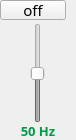
                 <widget class="QFrame" name="frame_56">
                  <property name="minimumSize">
                   <size>
                    <width>76</width>
                    <height>140</height>
                   </size>
                  </property>
                  <property name="maximumSize">
                   <size>
                    <width>76</width>
                    <height>140</height>
                   </size>
                  </property>
                  <property name="frameShape">
                   <enum>QFrame::NoFrame</enum>
                  </property>
                  <property name="frameShadow">
                   <enum>QFrame::Raised</enum>
                  </property>
                  <layout class="QVBoxLayout" name="verticalLayout_32">
                   <property name="spacing">
                    <number>3</number>
                   </property>
                   <property name="leftMargin">
                    <number>0</number>
                   </property>
                   <property name="topMargin">
                    <number>0</number>
                   </property>
                   <property name="rightMargin">
                    <number>0</number>
                   </property>
                   <property name="bottomMargin">
                    <number>0</number>
                   </property>
                   <item>
                    <widget class="QPushButton" name="switch_50">
                     <property name="enabled">
                      <bool>true</bool>
                     </property>
                     <property name="minimumSize">
                      <size>
                       <width>66</width>
                       <height>20</height>
                      </size>
                     </property>
                     <property name="maximumSize">
                      <size>
                       <width>65</width>
                       <height>20</height>
                      </size>
                     </property>
                     <property name="font">
                      <font>
                       <family>PF BeauSans Pro</family>
                       <pointsize>11</pointsize>
                       <bold>false</bold>
                      </font>
                     </property>
                     <property name="text">
                      <string>off</string>
                     </property>
                     <property name="checkable">
                      <bool>true</bool>
                     </property>
                     <property name="checked">
                      <bool>false</bool>
                     </property>
                    </widget>
                   </item>
                   <item alignment="Qt::AlignHCenter">
                    <widget class="QSlider" name="slider_50">
                     <property name="enabled">
                      <bool>false</bool>
                     </property>
                     <property name="minimumSize">
                      <size>
                       <width>45</width>
                       <height>100</height>
                      </size>
                     </property>
                     <property name="styleSheet">
                      <string notr="true"/>
                     </property>
                     <property name="minimum">
                      <number>-50</number>
                     </property>
                     <property name="maximum">
                      <number>50</number>
                     </property>
                     <property name="value">
                      <number>0</number>
                     </property>
                     <property name="orientation">
                      <enum>Qt::Vertical</enum>
                     </property>
                    </widget>
                   </item>
                   <item>
                    <widget class="QLabel" name="label_12">
                     <property name="font">
                      <font>
                       <family>PF BeauSans Pro</family>
                       <pointsize>10</pointsize>
                       <bold>true</bold>
                      </font>
                     </property>
                     <property name="styleSheet">
                      <string notr="true">color: #009b4a;</string>
                     </property>
                     <property name="text">
                      <string>50 Hz</string>
                     </property>
                     <property name="alignment">
                      <set>Qt::AlignHCenter|Qt::AlignTop</set>
                     </property>
                    </widget>
                   </item>
                  </layout>
                 </widget>
